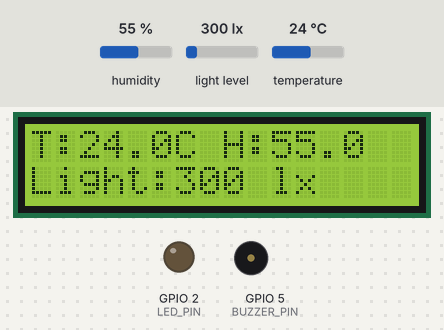
Recording of a sketch running on a simulated ESP32. Parts: 16×2 character LCD, output pins drawn as LEDs (lit = HIGH), buzzer (waves = sounding, pin HIGH). Inputs (shaded band) come from the test bench; at power-on: humidity 55 %, light level 300 lx, temperature 24 °C. WiFi joins after 1.5 s; servers stay silent unless stated; what the sketch prints to the serial monitor is not drawn.

Above: at 3.7 s.
3.8 s: humidity set to 22 %
At 7.7 s:
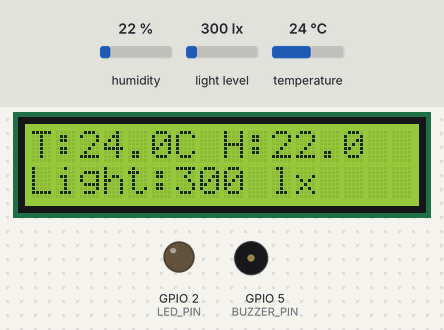
8.1 s: light level set to 40 lx
At 17.3 s:
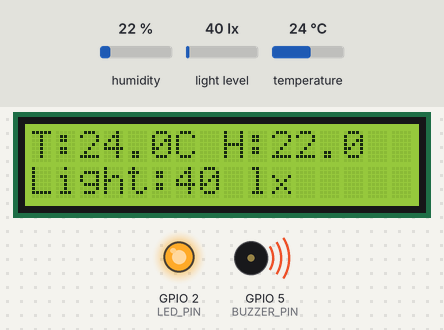
17.5 s: temperature set to 12 °C
At 20.6 s:
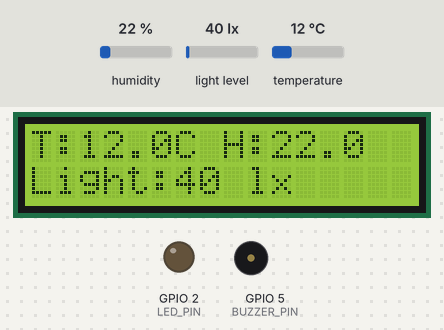
20.9 s: light level set to 500 lx
At 22.2 s:
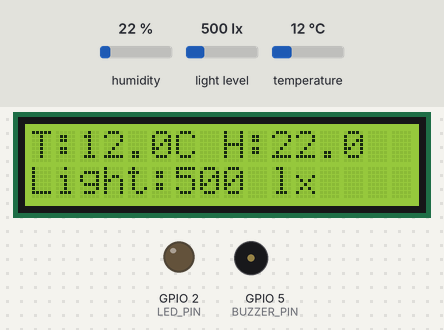
23.7 s: humidity set to 40 %
At 28.2 s:
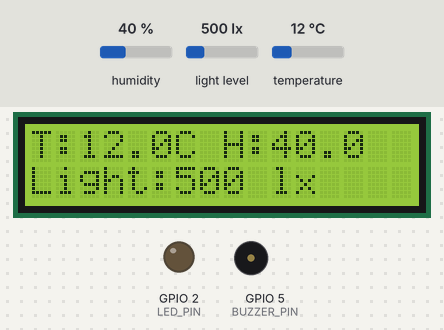
28.9 s: light level set to 1000 lx
At 35.9 s:
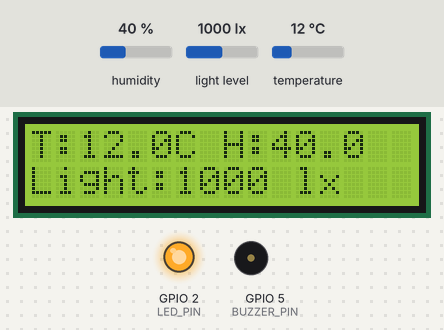
Timing chart, 0 to 36.2 s (numbered marks = the images above; inputs shaded):
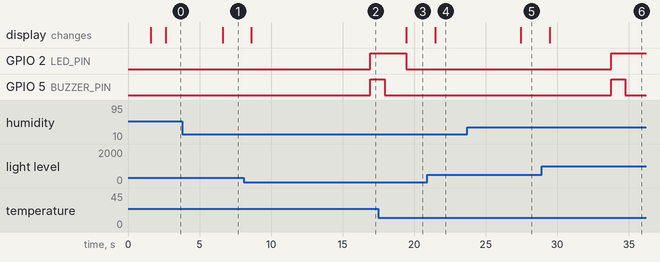

Measured:
- after the input at 3.8 s, the display: changes after 2.8 s (image 1)
- after the input at 8.1 s, the display: changes after 0.53 s (image 2)
- after the input at 17.5 s, the display: changes after 2.0 s (image 3)
- after the input at 20.9 s, the display: changes after 0.56 s (image 4)
- after the input at 23.7 s, the display: changes after 3.8 s (image 5)
- after the input at 28.9 s, the display: changes after 0.56 s (image 6)

The sketch:

esp32_code.ino
```cpp
#include <WiFi.h>
#include <ThingSpeak.h>
#include <DHT.h>
#include <Wire.h>
#include <BH1750.h>
#include <LiquidCrystal_I2C.h>

// WiFi credentials
const char* ssid = "Me";
const char* password = "mehedi113";

// ThingSpeak channel details
unsigned long channelID = 2970008;
const char* writeAPIKey = "R3ZHI4IJ45QISZYK";

// Pin definitions
#define DHT_PIN 4
#define DHT_TYPE DHT22
#define LED_PIN 2
#define BUZZER_PIN 5

// Sensor & Display Setup
DHT dht(DHT_PIN, DHT_TYPE);
BH1750 lightMeter;
LiquidCrystal_I2C lcd(0x27, 16, 2); // LCD address and size
WiFiClient client;

// Timing variables for continuous sensor reading
unsigned long lastReadTime = 0;
const unsigned long readInterval = 2000; // Read sensors every 2 seconds

// Timing variables for ThingSpeak updates
unsigned long lastThingSpeakTime = 0;
const unsigned long thingSpeakInterval = 15000; // Update ThingSpeak every 15 seconds

void setup() {
  Serial.begin(115200);

  // Setup pins
  pinMode(LED_PIN, OUTPUT);
  pinMode(BUZZER_PIN, OUTPUT);

  // Start sensors and display
  dht.begin();
  Wire.begin(21, 22);  // SDA = 21, SCL = 22
  lightMeter.begin();
  lcd.init();
  lcd.backlight();

  lcd.print("Connecting WiFi");
  WiFi.begin(ssid, password);
  while (WiFi.status() != WL_CONNECTED) {
    delay(500);
    Serial.print(".");
  }

  Serial.println("\nWiFi connected");
  lcd.clear();
  lcd.print("WiFi Connected");
  delay(1000);
  lcd.clear();

  ThingSpeak.begin(client);
}

void loop() {
  unsigned long currentTime = millis();

  // Read sensors and update display continuously
  if (currentTime - lastReadTime >= readInterval) {
    lastReadTime = currentTime;

    // Read sensors
    float temperature = dht.readTemperature();
    float humidity = dht.readHumidity();
    float light = lightMeter.readLightLevel();

    // Check if readings are valid
    if (isnan(temperature) || isnan(humidity)) {

      Serial.println("Sensor read error!");
      return;
    }

    // Display values on LCD
    lcd.clear();
    lcd.setCursor(0, 0);
    lcd.print("T:");
    lcd.print(temperature, 1);
    lcd.print("C H:");
    lcd.print(humidity, 1);

    lcd.setCursor(0, 1);
    lcd.print("Light:");
    lcd.print(light, 0);
    lcd.print(" lx");

    // Print to Serial Monitor
    Serial.print("T: ");
    Serial.print(temperature);
    Serial.print(" C, H: ");
    Serial.print(humidity);
    Serial.print(" %, Light: ");
    Serial.print(light);
    Serial.println(" lx");

    // Update ThingSpeak at the specified interval
    if (currentTime - lastThingSpeakTime >= thingSpeakInterval) {
      lastThingSpeakTime = currentTime;

      // Send to ThingSpeak
      ThingSpeak.setField(1, temperature);
      ThingSpeak.setField(2, humidity);
      ThingSpeak.setField(3, light);
      int code = ThingSpeak.writeFields(channelID, writeAPIKey);

      if (code == 200) {
        Serial.println("ThingSpeak Update: Success");

        // Turn on LED and synchronize buzzer
        digitalWrite(LED_PIN, HIGH);
        digitalWrite(BUZZER_PIN, HIGH);  // Buzzer ON with LED
        delay(1000);
        digitalWrite(BUZZER_PIN, LOW);   // Turn off buzzer
        delay(1500);
        digitalWrite(LED_PIN, LOW);      // Turn off LED
      } else {
        Serial.print("ThingSpeak Error: ");
        Serial.println(code);
      }
    }
  }
}
```
